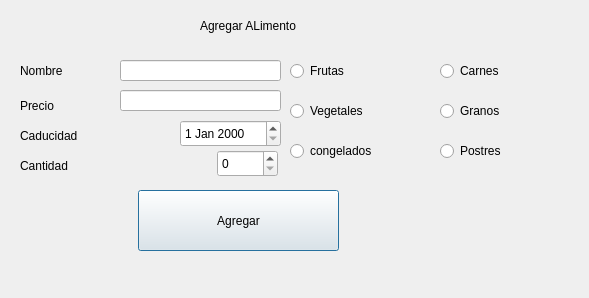
<?xml version="1.0" encoding="UTF-8"?>
<ui version="4.0">
 <class>agregarALimentos</class>
 <widget class="QDialog" name="agregarALimentos">
  <property name="geometry">
   <rect>
    <x>0</x>
    <y>0</y>
    <width>589</width>
    <height>298</height>
   </rect>
  </property>
  <property name="windowTitle">
   <string>Dialog</string>
  </property>
  <widget class="QSpinBox" name="spinBox">
   <property name="geometry">
    <rect>
     <x>217</x>
     <y>150</y>
     <width>61</width>
     <height>27</height>
    </rect>
   </property>
  </widget>
  <widget class="QLabel" name="label_2">
   <property name="geometry">
    <rect>
     <x>20</x>
     <y>60</y>
     <width>101</width>
     <height>21</height>
    </rect>
   </property>
   <property name="text">
    <string>Nombre</string>
   </property>
  </widget>
  <widget class="QLabel" name="label_4">
   <property name="geometry">
    <rect>
     <x>20</x>
     <y>120</y>
     <width>91</width>
     <height>31</height>
    </rect>
   </property>
   <property name="text">
    <string>Caducidad</string>
   </property>
  </widget>
  <widget class="QRadioButton" name="radioButton">
   <property name="geometry">
    <rect>
     <x>290</x>
     <y>60</y>
     <width>111</width>
     <height>22</height>
    </rect>
   </property>
   <property name="text">
    <string>Frutas</string>
   </property>
  </widget>
  <widget class="QRadioButton" name="radioButton_6">
   <property name="geometry">
    <rect>
     <x>440</x>
     <y>140</y>
     <width>117</width>
     <height>22</height>
    </rect>
   </property>
   <property name="text">
    <string>Postres</string>
   </property>
  </widget>
  <widget class="QDateEdit" name="dateEdit">
   <property name="geometry">
    <rect>
     <x>180</x>
     <y>120</y>
     <width>101</width>
     <height>27</height>
    </rect>
   </property>
  </widget>
  <widget class="QLineEdit" name="lineEdit_2">
   <property name="geometry">
    <rect>
     <x>120</x>
     <y>90</y>
     <width>161</width>
     <height>21</height>
    </rect>
   </property>
  </widget>
  <widget class="QLineEdit" name="lineEdit">
   <property name="geometry">
    <rect>
     <x>120</x>
     <y>60</y>
     <width>161</width>
     <height>21</height>
    </rect>
   </property>
  </widget>
  <widget class="QRadioButton" name="radioButton_3">
   <property name="geometry">
    <rect>
     <x>290</x>
     <y>100</y>
     <width>111</width>
     <height>22</height>
    </rect>
   </property>
   <property name="text">
    <string>Vegetales</string>
   </property>
  </widget>
  <widget class="QRadioButton" name="radioButton_5">
   <property name="geometry">
    <rect>
     <x>290</x>
     <y>140</y>
     <width>121</width>
     <height>22</height>
    </rect>
   </property>
   <property name="text">
    <string>congelados</string>
   </property>
  </widget>
  <widget class="QLabel" name="label_3">
   <property name="geometry">
    <rect>
     <x>20</x>
     <y>90</y>
     <width>71</width>
     <height>31</height>
    </rect>
   </property>
   <property name="text">
    <string>Precio</string>
   </property>
  </widget>
  <widget class="QLabel" name="label_5">
   <property name="geometry">
    <rect>
     <x>20</x>
     <y>150</y>
     <width>91</width>
     <height>31</height>
    </rect>
   </property>
   <property name="text">
    <string>Cantidad</string>
   </property>
  </widget>
  <widget class="QRadioButton" name="radioButton_2">
   <property name="geometry">
    <rect>
     <x>440</x>
     <y>60</y>
     <width>117</width>
     <height>22</height>
    </rect>
   </property>
   <property name="text">
    <string>Carnes</string>
   </property>
  </widget>
  <widget class="QPushButton" name="pushButton">
   <property name="geometry">
    <rect>
     <x>138</x>
     <y>190</y>
     <width>201</width>
     <height>61</height>
    </rect>
   </property>
   <property name="text">
    <string>Agregar</string>
   </property>
  </widget>
  <widget class="QLabel" name="label">
   <property name="geometry">
    <rect>
     <x>200</x>
     <y>10</y>
     <width>151</width>
     <height>31</height>
    </rect>
   </property>
   <property name="text">
    <string>Agregar ALimento</string>
   </property>
  </widget>
  <widget class="QRadioButton" name="radioButton_4">
   <property name="geometry">
    <rect>
     <x>440</x>
     <y>100</y>
     <width>117</width>
     <height>22</height>
    </rect>
   </property>
   <property name="text">
    <string>Granos</string>
   </property>
  </widget>
 </widget>
 <resources/>
 <connections/>
</ui>
